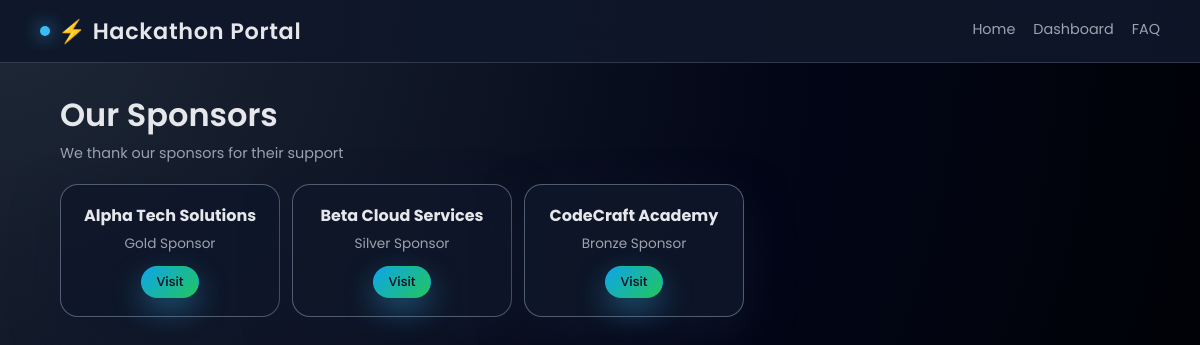
The app's page /sponsors with its own data.
### app.py (models this page shows)
class Sponsor(db.Model):
    id = db.Column(db.Integer, primary_key=True)
    name = db.Column(db.String(150), nullable=False)
    tier = db.Column(db.String(50), nullable=False)
    link = db.Column(db.String(255))

### app.py (the view)
@app.route("/sponsors")
def sponsors_page():
    seed_sponsors()
    sponsors = Sponsor.query.all()
    return render_template("sponsors.html", sponsors=sponsors)

### app.py (called while the page is built)
def seed_sponsors():
    if Sponsor.query.count() == 0:
        sponsors = [
            Sponsor(name="Alpha Tech Solutions", tier="Gold", link="https://example.com"),
            Sponsor(name="Beta Cloud Services", tier="Silver", link="https://example.com"),
            Sponsor(name="CodeCraft Academy", tier="Bronze", link="https://example.com"),
        ]
        db.session.add_all(sponsors)
        db.session.commit()

### templates/Sponsors.html (shortened to what this page needs)
<!DOCTYPE html>
<html lang="en">
<head>
  <link rel="stylesheet" href="{{ url_for('static', filename='styles.css') }}">
</head>
<body>
<header class="topbar">
  <div class="logo">⚡ Hackathon Portal</div>
  <nav class="nav-links">
    <a href="{{ url_for('home') }}">Home</a>
    <a href="{{ url_for('dashboard') }}">Dashboard</a>
    <a href="{{ url_for('faq') }}">FAQ</a>
  </nav>
</header>
<div class="dashboard-wrapper">
  <h1 class="dashboard-title">Our Sponsors</h1>
  <p class="dashboard-subtitle">We thank our sponsors for their support</p>
  <div class="sponsor-flex" style="margin-top:20px;">
    {% for s in sponsors %}
      <div class="sponsor-card">
        <h3>{{ s.name }}</h3>
        <p>{{ s.tier }} Sponsor</p>
        {% if s.link %}
          <a href="{{ s.link }}" target="_blank" class="primary-btn small-btn">Visit</a>
        {% endif %}
      </div>
    {% endfor %}
  </div>
</div>
</body>
</html>

### static/styles.css (style rules this page uses)
:root { --bg-gradient: radial-gradient(circle at top left, #1f2937, #020617 55%, #000000); --card-bg: rgba(15, 23, 42, 0.9); --accent: #38bdf8; --accent-soft: rgba(56, 189, 248, 0.25); --accent-strong: #0ea5e9; --text-main: #e5e7eb; --text-muted: #9ca3af; --danger: #f97373; --success: #22c55e; --shadow-soft: 0 18px 45px rgba(15, 23, 42, 0.8); --radius-xl: 18px; --transition-fast: 0.2s ease; --transition-med: 0.35s ease; }
* { margin: 0; padding: 0; box-sizing: border-box; font-family: "Poppins", system-ui, -apple-system, BlinkMacSystemFont, sans-serif; }
body { min-height: 100vh; background: var(--bg-gradient); color: var(--text-main); -webkit-font-smoothing: antialiased; }
html { scroll-behavior: smooth; }
a { color: inherit; text-decoration: none; }
.dashboard-wrapper, .form-container, .hero, .features { animation: fadeInUp 0.6s ease-out; }
.topbar { position: sticky; top: 0; z-index: 30; width: 100%; background: linear-gradient(to right, rgba(15,23,42,0.96), rgba(15,23,42,0.9)); backdrop-filter: blur(16px); border-bottom: 1px solid rgba(148, 163, 184, 0.25); padding: 14px 40px; display: flex; align-items: center; justify-content: space-between; }
.logo { font-size: 1.4rem; font-weight: 600; letter-spacing: 0.03em; display: flex; align-items: center; gap: 8px; }
.logo::before { content: ""; width: 10px; height: 10px; border-radius: 999px; background: var(--accent); box-shadow: 0 0 18px var(--accent); }
.nav-links { display: flex; align-items: center; gap: 18px; flex-wrap: wrap; }
.nav-links a { position: relative; font-size: 0.9rem; color: var(--text-muted); padding-bottom: 3px; transition: color var(--transition-fast); }
.nav-links a::after { content: ""; position: absolute; left: 0; bottom: 0; width: 0%; height: 2px; border-radius: 999px; background: var(--accent); transition: width var(--transition-med); }
.primary-btn, .secondary-btn { display: inline-flex; align-items: center; justify-content: center; padding: 11px 22px; border-radius: 999px; font-size: 0.95rem; font-weight: 500; border: 1px solid transparent; cursor: pointer; transform: translateY(0); transition: transform var(--transition-fast), box-shadow var(--transition-fast), background var(--transition-fast), border-color var(--transition-fast), color var(--transition-fast); }
.primary-btn { background: linear-gradient(135deg, var(--accent-strong), #22c55e); color: #0b1120; box-shadow: 0 12px 30px rgba(56, 189, 248, 0.35); }
.dashboard-wrapper { width: 90%; max-width: 1150px; margin: 28px auto 50px; }
.dashboard-title { font-size: 2rem; font-weight: 600; }
.dashboard-subtitle { font-size: 0.9rem; margin-top: 4px; color: var(--text-muted); }
.sponsor-flex { display: flex; flex-wrap: wrap; gap: 12px; }
.sponsor-card { background: var(--card-bg); padding: 18px 16px; border-radius: 18px; box-shadow: var(--shadow-soft); border: 1px solid rgba(148,163,184,0.5); text-align: center; min-width: 220px; }
.sponsor-card h3 { font-size: 1rem; margin-bottom: 6px; }
.sponsor-card p { font-size: 0.85rem; color: var(--text-muted); margin-bottom: 8px; }
.small-btn { display: inline-block; padding: 6px 14px; margin-top: 4px; font-size: 0.8rem; border-radius: 999px; }

### records on screen
Sponsor: name "Alpha Tech Solutions", tier "Gold"
Sponsor: name "Beta Cloud Services", tier "Silver"
Sponsor: name "CodeCraft Academy", tier "Bronze"
